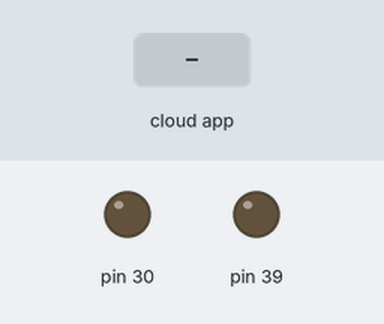
A sketch run on a simulated Arduino Mega 2560, built with avr-gcc and run on an emulated ATmega2560. Parts: output pins drawn as LEDs (lit = HIGH). The inputs (shaded band) are chosen by the test bench. The ROS host is connected and sends only what is stated.

Above: at 1.2 s.
1.3 s: the phone or cloud app sets custom_numbers to -100
At 1.7 s:
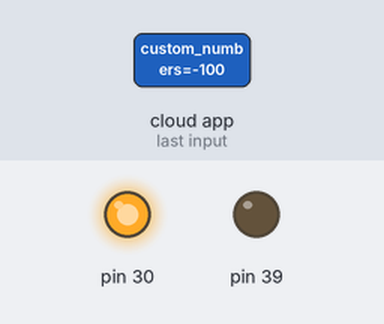
At 2.2 s:
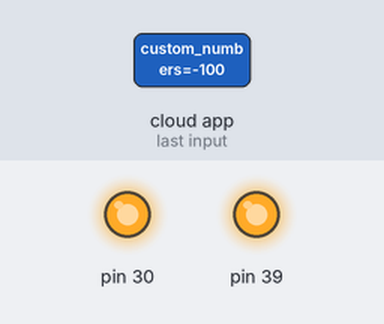
Timing chart, 0 to 4.3 s (numbered marks = the images above; inputs shaded):
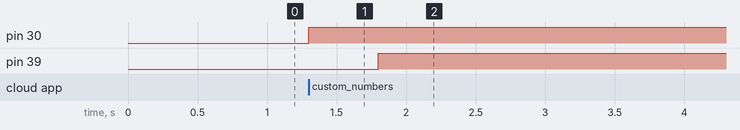

Measured:
- after the input at 1.3 s, pin 30: LOW → HIGH at once; pin 39: LOW → HIGH after 0.50 s

The sketch:

hello_tivac_subscriber.ino
```cpp
//Including header files for communication with ROS
#include<ros.h>
//Header file for std_msgs data type
#include<std_msgs/Float64.h>


//Nodehandler object
ros::NodeHandle ntivac;

//Call back function where "tivac_msg" is message name.
void display_serial_data(const std_msgs::Float64 &tivac_msg)
{
  //Serial.print("tivac_msg");
  digitalWrite(30,HIGH);
  delay(500);
  digitalWrite(39,HIGH);
}

//Instantiate subscriber by mentioning topic which this node will suscribe to
ros::Subscriber<std_msgs::Float64> sub("/custom_numbers", &display_serial_data );
void setup()
{

  //ALWAYS SET BAUD RATE BEFORE NODE INITIALIZATION.
  //nh.getHardware()->setBaud(115200);
  //.initNode() initialises node
  ntivac.initNode();

  ntivac.subscribe(sub);

  pinMode(30,OUTPUT);
  pinMode(39,OUTPUT);
}

void loop()
{
  ntivac.spinOnce();
  //delay(500);

}
```
